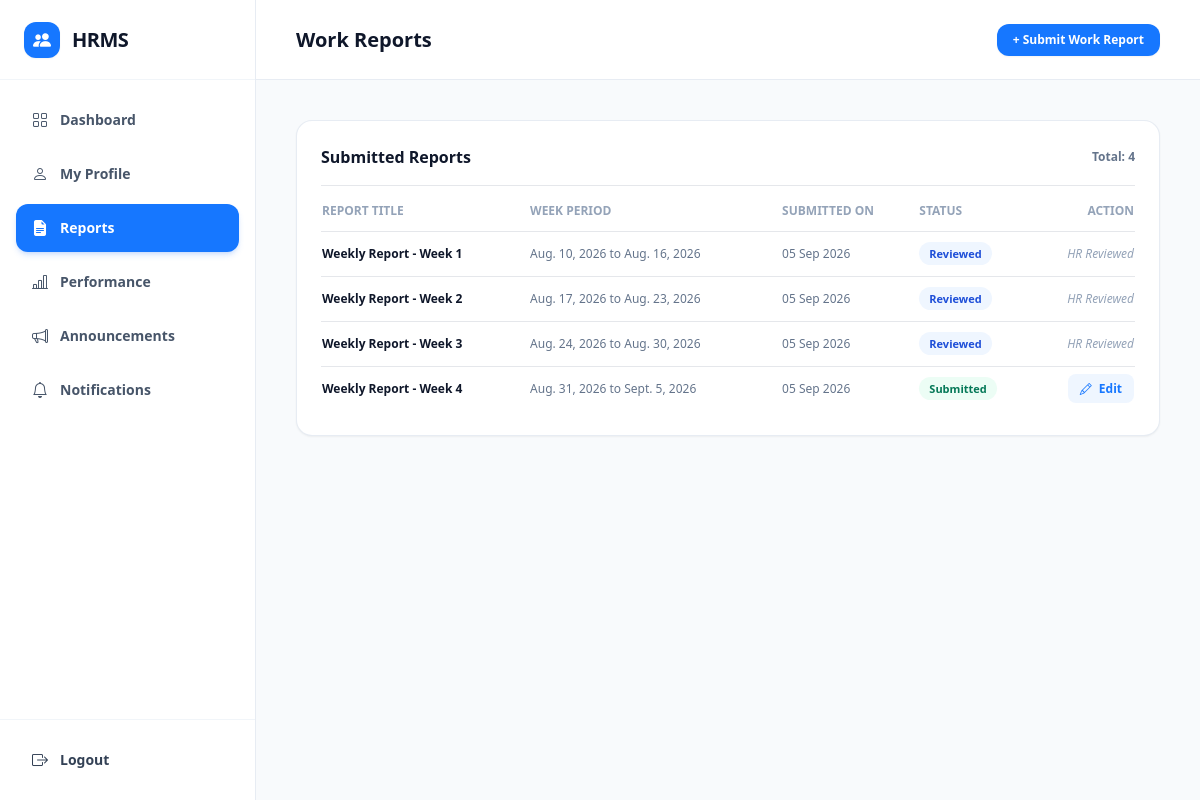
Page /employees/reports/ (signed in) on the committed database.
### employees/models.py (models this page shows, shortened)
class EmployeeReport(models.Model):
    REPORT_STATUS = [
        ("DRAFT", "Draft"),
        ("SUBMITTED", "Submitted"),
        ("UNDER_REVIEW", "Under Review"),
        ("REVIEWED", "Reviewed"),
        ("NEEDS_CORRECTION", "Needs Correction"),
    ]
    report_id = models.AutoField(
        primary_key=True,
    )
    employee = models.ForeignKey(
        Employee,
        on_delete=models.CASCADE,
        related_name="reports",
    )
    title = models.CharField(
        max_length=200,
        default="Weekly Work Report",
    )
    week_start_date = models.DateField()
    week_end_date = models.DateField()
    work_summary = models.TextField()
    tasks_completed = models.TextField()
    achievements = models.TextField(
        blank=True,
    )
    challenges = models.TextField(
        blank=True,
    )
    status = models.CharField(
        max_length=30,
        choices=REPORT_STATUS,
        default="SUBMITTED",
    )
    reviewed_by = models.ForeignKey(
        "hr.HRManager",
        on_delete=models.SET_NULL,
        null=True,
        blank=True,
        related_name="reviewed_employee_reports",
    )
    hr_comments = models.TextField(
        blank=True,
    )
    submitted_at = models.DateTimeField(
        auto_now_add=True,
    )
    reviewed_at = models.DateTimeField(
        null=True,
        blank=True,
    )

### employees/views.py (the view)
# urls.py: path("reports/", views.reports_list, name="reports_list"),
@login_required
def reports_list(request):
    try:
        employee = request.user.employee_profile
    except AttributeError:
        messages.error(request, "Employee profile not found.")
        return redirect("employees:login")
    reports = employee.reports.all().order_by("-submitted_at")
    context = {
        "employee": employee,
        "reports": reports,
    }
    return render(request, "employees/reports_list.html", context)

### hr_management_system/users/context_processors.py (called while the page is built)
def allauth_settings(request):
    return {
        "ACCOUNT_ALLOW_REGISTRATION": settings.ACCOUNT_ALLOW_REGISTRATION,
    }

### employees/templates/employees/reports_list.html (shortened to what this page needs)
{% load static %}
<!DOCTYPE html>
<html lang="en">
<head>
    <script src="https://cdn.tailwindcss.com"></script>
    <link rel="stylesheet" href="https://cdn.jsdelivr.net/npm/bootstrap-icons@1.11.3/font/bootstrap-icons.min.css">
</head>
<body class="bg-slate-50 font-sans antialiased text-slate-800 min-h-screen flex">
    <aside class="w-64 bg-white border-r border-slate-200/80 flex flex-col justify-between hidden md:flex shrink-0 min-h-screen">
        <div>
            <div class="h-20 flex items-center px-6 border-b border-slate-100">
                <a href="{% url 'employees:dashboard' %}" class="flex items-center gap-3 text-hrms-blue">
                    <div class="w-9 h-9 bg-hrms-blue text-white rounded-xl flex items-center justify-center text-lg shadow-sm">
                        <i class="bi bi-people-fill"></i>
                    </div>
                    <span class="text-xl font-extrabold tracking-tight text-slate-900">HRMS</span>
                </a>
            </div>
            <nav class="p-4 space-y-1.5">
                <a href="{% url 'employees:dashboard' %}" class="flex items-center gap-3 px-4 py-3 text-sm font-semibold text-slate-600 hover:text-hrms-blue hover:bg-blue-50/60 rounded-xl">
                    <i class="bi bi-grid text-base"></i><span>Dashboard</span>
                </a>
                <a href="{% url 'employees:profile' %}" class="flex items-center gap-3 px-4 py-3 text-sm font-semibold text-slate-600 hover:text-hrms-blue hover:bg-blue-50/60 rounded-xl">
                    <i class="bi bi-person text-base"></i><span>My Profile</span>
                </a>
                <a href="{% url 'employees:reports_list' %}" class="flex items-center gap-3 px-4 py-3 text-sm font-bold text-white bg-hrms-blue rounded-xl shadow-md shadow-blue-500/20">
                    <i class="bi bi-file-earmark-text-fill text-base"></i><span>Reports</span>
                </a>
                <a href="{% url 'employees:performance' %}" class="flex items-center gap-3 px-4 py-3 text-sm font-semibold text-slate-600 hover:text-hrms-blue hover:bg-blue-50/60 rounded-xl">
                    <i class="bi bi-bar-chart-line text-base"></i><span>Performance</span>
                </a>
                <a href="{% url 'employees:announcements' %}" class="flex items-center gap-3 px-4 py-3 text-sm font-semibold text-slate-600 hover:text-hrms-blue hover:bg-blue-50/60 rounded-xl">
                    <i class="bi bi-megaphone text-base"></i><span>Announcements</span>
                </a>
                <a href="{% url 'employees:notifications' %}" class="flex items-center gap-3 px-4 py-3 text-sm font-semibold text-slate-600 hover:text-hrms-blue hover:bg-blue-50/60 rounded-xl">
                    <i class="bi bi-bell text-base"></i><span>Notifications</span>
                </a>
            </nav>
        </div>
        <div class="p-4 border-t border-slate-100">
            <a href="{% url 'employees:logout' %}" class="flex items-center gap-3 px-4 py-3 text-sm font-bold text-slate-700 hover:text-red-600 hover:bg-red-50 rounded-xl">
                <i class="bi bi-box-arrow-right text-base"></i><span>Logout</span>
            </a>
        </div>
    </aside>
    <div class="flex-1 flex flex-col min-w-0">
        <header class="h-20 bg-white border-b border-slate-200/80 px-6 lg:px-10 flex items-center justify-between">
            <h1 class="text-xl font-extrabold text-slate-900">Work Reports</h1>
            <a href="{% url 'employees:submit_report' %}" class="px-4 py-2 bg-hrms-blue text-white text-xs font-bold rounded-xl hover:bg-hrms-hover shadow-sm">
                + Submit Work Report
            </a>
        </header>
        <main class="p-6 lg:p-10 space-y-6 max-w-5xl mx-auto w-full">
            <div class="bg-white rounded-2xl p-6 border border-slate-200/80 shadow-sm space-y-4">
                <div class="flex items-center justify-between border-b pb-4">
                    <h2 class="text-base font-bold text-slate-900">Submitted Reports</h2>
                    <span class="text-xs text-slate-500 font-semibold">Total: {{ reports.count }}</span>
                </div>
                <div class="overflow-x-auto">
                    <table class="w-full text-left text-xs">
                        <thead>
                            <tr class="border-b text-slate-400 font-bold uppercase">
                                <th class="pb-3">Report Title</th>
                                <th class="pb-3">Week Period</th>
                                <th class="pb-3">Submitted On</th>
                                <th class="pb-3">Status</th>
                                <th class="pb-3 text-right">Action</th>
                            </tr>
                        </thead>
                        <tbody class="divide-y text-slate-700">
                            {% if reports %}
                                {% for r in reports %}
                                    <tr class="hover:bg-slate-50">
                                        <td class="py-3.5 font-bold text-slate-900">{{ r.title }}</td>
                                        <td class="py-3.5 text-slate-500">{{ r.week_start_date }} to {{ r.week_end_date }}</td>
                                        <td class="py-3.5 text-slate-500">{{ r.submitted_at|date:"d M Y" }}</td>
                                        <td class="py-3.5">
                                            {% if r.status == 'SUBMITTED' %}
                                                <span class="px-2.5 py-1 text-[11px] font-bold text-emerald-700 bg-emerald-50 rounded-full">Submitted</span>
                                            {% elif r.status == 'REVIEWED' %}
                                                <span class="px-2.5 py-1 text-[11px] font-bold text-blue-700 bg-blue-50 rounded-full">Reviewed</span>
                                            {% else %}
                                                <span class="px-2.5 py-1 text-[11px] font-bold text-amber-700 bg-amber-50 rounded-full">{{ r.get_status_display }}</span>
                                            {% endif %}
                                        </td>
                                        <td class="py-3.5 text-right">
                                            {% if r.status == 'SUBMITTED' or r.status == 'DRAFT' %}
                                                <a href="{% url 'employees:edit_report' r.report_id %}" class="px-3 py-1.5 text-xs font-bold text-hrms-blue bg-blue-50 hover:bg-blue-100 rounded-lg">
                                                    <i class="bi bi-pencil me-1"></i> Edit
                                                </a>
                                            {% else %}
                                                <span class="text-slate-400 text-xs italic">HR Reviewed</span>
                                            {% endif %}
                                        </td>
                                    </tr>
                                {% endfor %}
                            {% else %}
                                <tr>
                                    <td colspan="5" class="py-6 text-center text-slate-400">No work reports submitted yet.</td>
                                </tr>
                            {% endif %}
                        </tbody>
                    </table>
                </div>
            </div>
        </main>
    </div>
</body>
</html>

### rows in the picture
EmployeeReport: title "Weekly Report - Week 1", week_start_date "Aug. 10, 2026", week_end_date "Aug. 16, 2026", submitted_at "05 Sep 2026", status "Reviewed"
EmployeeReport: title "Weekly Report - Week 2", week_start_date "Aug. 17, 2026", week_end_date "Aug. 23, 2026", submitted_at "05 Sep 2026", status "Reviewed"
EmployeeReport: title "Weekly Report - Week 3", week_start_date "Aug. 24, 2026", week_end_date "Aug. 30, 2026", submitted_at "05 Sep 2026", status "Reviewed"
EmployeeReport: title "Weekly Report - Week 4", week_start_date "Aug. 31, 2026", week_end_date "Sept. 5, 2026", submitted_at "05 Sep 2026", status "Submitted"

### other values in the picture
{{ reports.count }} "4"
